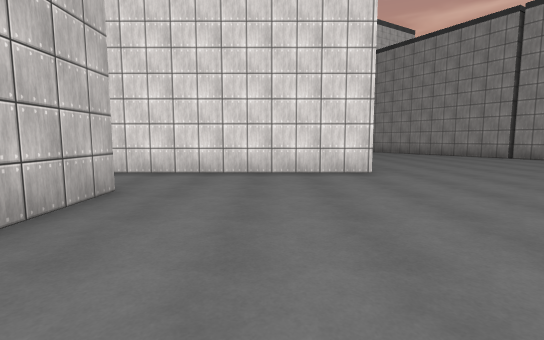
View 1 (above)

14 first-person views from a walk through a Unity game level. The camera is 1.4 m above the floor, tilts 6° down and sees 85° across. The floor is counted in squares, 2 m on a side. Each view is taken from the middle of a square. On the plan, view 1 faces up. The plan holds only what a view shows up to about 10 squares ahead; the rest is blank. The place goes on beyond the plan. Some animated figures are left out. Surface patterns are stand-ins for the level's own textures.

View 2
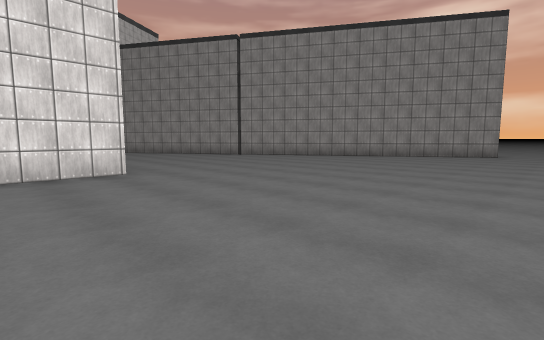

View 3
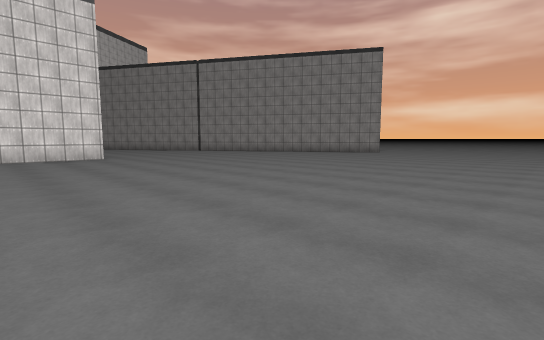

View 4
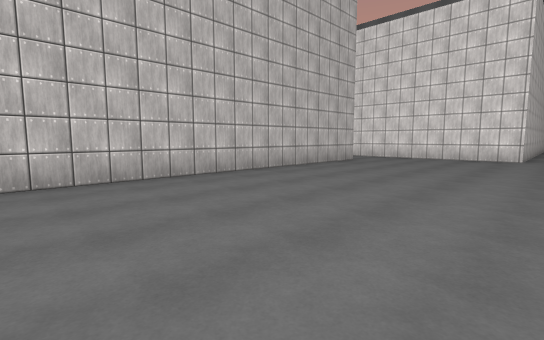

View 5
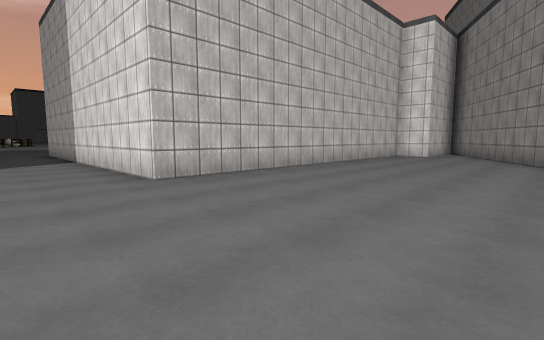

View 6
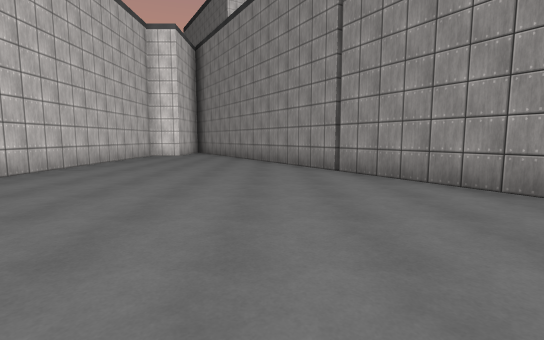

View 7
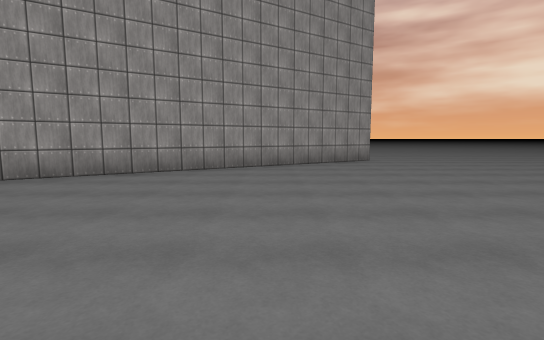

View 8
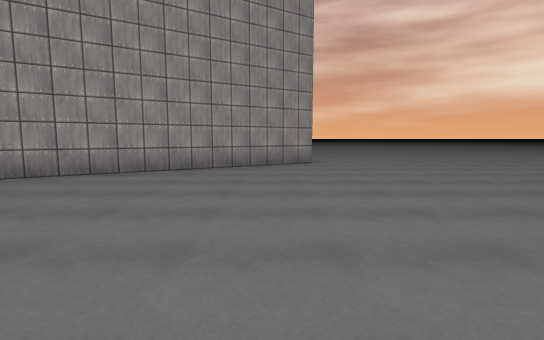

View 9
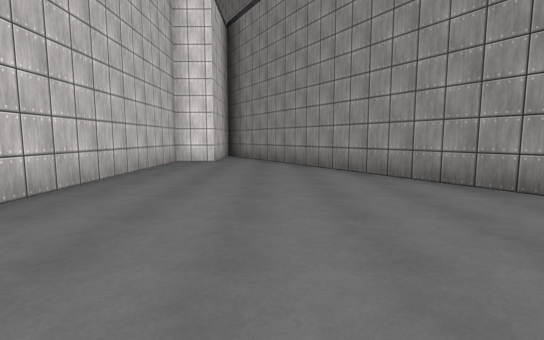

View 10
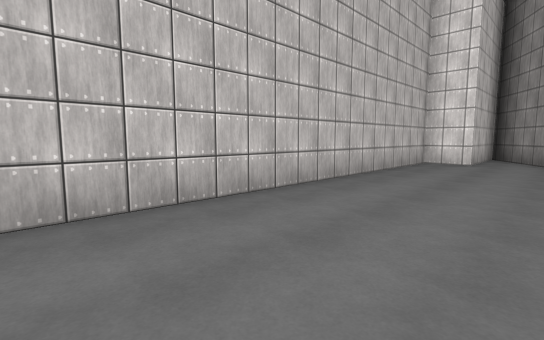

View 11
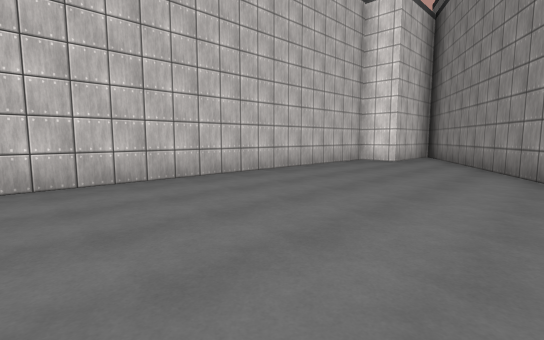

View 12
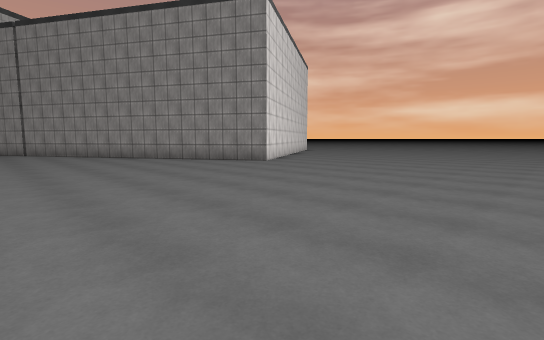

View 13
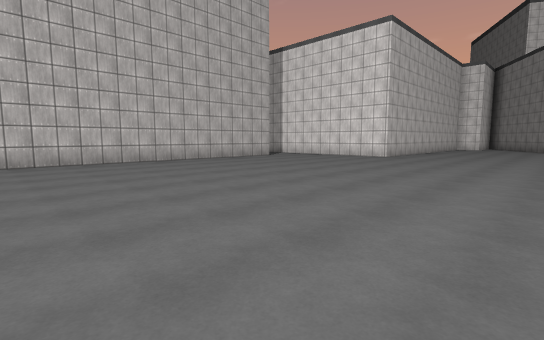

View 14
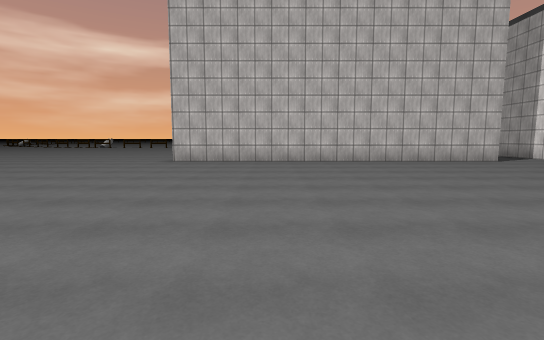

### Floor plan
Points are (right, up) in squares from view 1. A wall is a line through its corners. A room is listed if a view was taken in it or the views show most of it. See-through windows are left out.
Room 1 (views 1, 2, 3, 4, 5, 6, 7, 8, 9, 10, 11, 12, 13, 14)
walls: (14, 2.1) (13.6, 1.8) (3.2, 19.2) (3.2, 16.2) (2.1, 16.2) (2.1, 6.1) (-1.4, 6.1); (-2.1, 4) (-2.1, -5.5)
ways out: opening at (-2, 5)

Where each view was taken, in squares from view 1:
view 1: 0 up, 0 right, facing up
view 2: 0 up, 0 right, facing up-right
view 3: 5 down, 1 left, facing up-right
view 4: 5 down, 3 right, facing up-left
view 5: 4 up, 7 right, facing up-left
view 6: 4 up, 7 right, facing up
view 7: 5 up, 4 right, facing right
view 8: 3 up, 5 right, facing right
view 9: 7 up, 5 right, facing up
view 10: 7 up, 5 right, facing up-left
view 11: 7 up, 7 right, facing up-left
view 12: 5 down, 7 right, facing up-right
view 13: 5 down, 7 right, facing up-left
view 14: 3 down, 7 right, facing left
